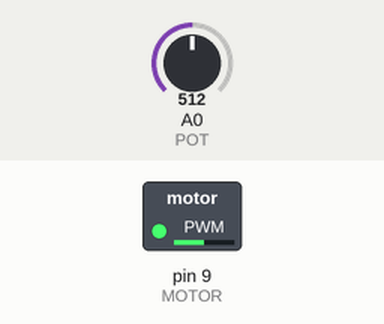
Recording of a sketch running on a simulated Arduino Uno, built with avr-gcc and run on an emulated ATmega328P. Shown: switched loads named in the sketch (green lamp = pin HIGH). The inputs (shaded band) are chosen by the test bench; at power-on: A0 (POT) = 512. What the sketch prints to the serial monitor is not drawn.

Above: at 1.2 s.
1.3 s: A0 (POT) set to 716
At 2.5 s:
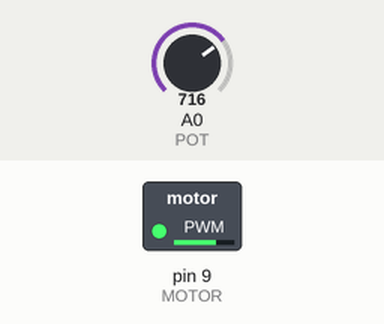
2.8 s: A0 (POT) set to 900
At 3.7 s:
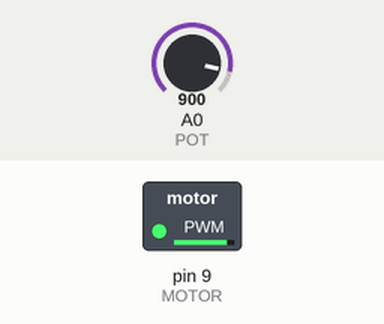
4.3 s: A0 (POT) set to 122
At 4.8 s:
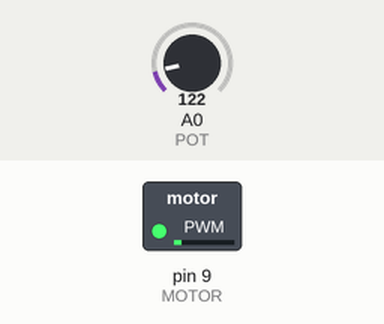
5.8 s: A0 (POT) set to 0
At 7.0 s:
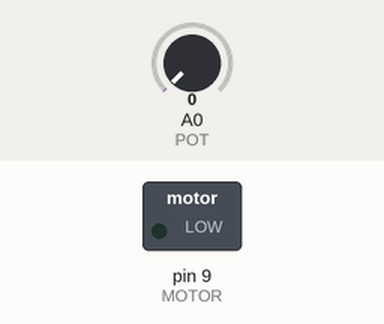
7.3 s: A0 (POT) set to 511
At 8.3 s:
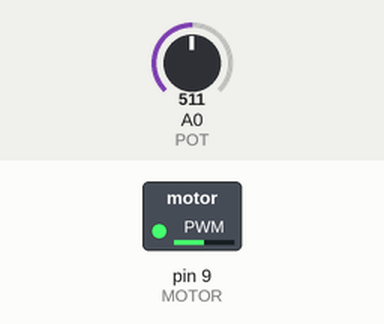
Timing chart, 0 to 9.8 s (numbered marks = the images above; inputs shaded):
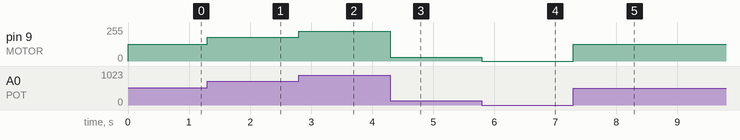

The sketch:

motor.ino
```cpp
const int MOTOR = 9;
const int POT = A0;


void setup() {
  // put your setup code here, to run once:
  pinMode(MOTOR, OUTPUT);
  Serial.begin(115200);

}

void loop() {
  // put your main code here, to run repeatedly:

  int potValue = analogRead(POT);
  Serial.println(potValue);
  int motorSpeed = map(potValue, 0, 1023, 0, 255);

  analogWrite(MOTOR, motorSpeed);


}
```

Measured:
- after the input at 1.3 s, pin 9 (MOTOR): 127/255 → 178/255 at once
- after the input at 2.8 s, pin 9 (MOTOR): 178/255 → 224/255 at once
- after the input at 4.3 s, pin 9 (MOTOR): 224/255 → 30/255 at once
- after the input at 5.8 s, pin 9 (MOTOR): 30/255 → 0/255 at once
- after the input at 7.3 s, pin 9 (MOTOR): 0/255 → 127/255 at once
